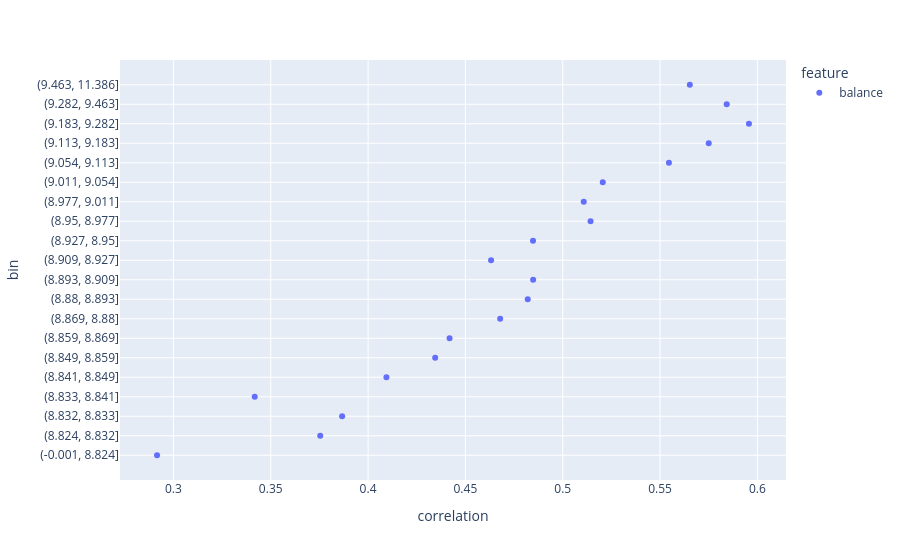
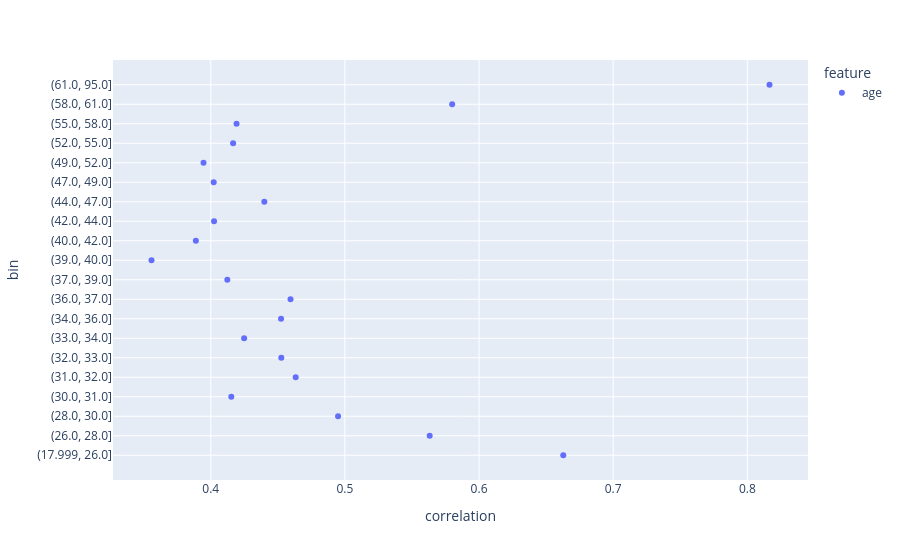

Source (notebook cell) for these figures, in order:
### Markdown cell above
#### 1️⃣ Najsilniejsze korelacje

| Feature                | Corr   | Interpretacja                                                                                                                           |
| ---------------------- | ------ | --------------------------------------------------------------------------------------------------------------------------------------- |
| `has_debt`             | -0.232 | Osoby z długiem mają mniejszą szansę na otwarcie depozytu → **silny confounder**                                                        |
| `was_contacted_before` | 0.231  | Najsilniejszy pozytywny efekt – kontakt w przeszłości zwiększa szansę na depozyt → **ważny predyktor, potencjalnie w propensity score** |
| `treatment`            | 0.223  | Bezpośredni efekt interwencji (czy był kontakt) → **właściwy treatment w analizie causal**                                              |

---

#### 2️⃣ Średnie korelacje

| Feature                               | Corr   | Interpretacja                                                                               |
| ------------------------------------- | ------ | ------------------------------------------------------------------------------------------- |
| `pdays`                               | 0.152  | Liczba dni od ostatniego kontaktu – efekt umiarkowany, logiczny mechanizm                   |
| `financial_stress`                    | -0.144 | Negatywny wpływ ryzyka finansowego → może być confounderem                                  |
| `previous` / `contact_intensity_past` | 0.140  | Historia kontaktów – proxy dla prawdopodobieństwa odpowiedzi → użyteczne w propensity score |
| `log_balance`                         | 0.110  | Wyższe saldo zwiększa szansę na depozyt, efekt umiarkowany                                  |
| `net_balance_indicator`               | 0.101  | Czy saldo dodatnie – słabszy efekt, ale sensowny                                            |

---

#### 3️⃣ Słabe korelacje (praktycznie zerowe)

| Feature           | Corr   |
| ----------------- | ------ |
| `balance_shifted` | 0.081  |
| `age_squared`     | 0.065  |
| `day`             | -0.056 |
| `age`             | 0.035  |
| `month_num`       | 0.029  |

➡ Wartość korelacji <0.1 oznacza, że **te cechy nie mają praktycznie żadnego liniowego związku z outcome**. W analizie causal nie będą ani confounderami, ani mocnymi predyktorami – chyba że mamy powód, żeby wprowadzić je jako **efekt nieliniowy** (np. w splines w modelach regresyjnych).

---

### 🔹 Wnioski dla causal analytics

1. **Silne korelacje (>0.2)** → `has_debt`, `was_contacted_before`, `treatment` → **kluczowe do modelu**.
2. **Średnie korelacje (0.1–0.2)** → `pdays`, `financial_stress`, `previous`, `contact_intensity_past`, `log_balance`, `net_balance_indicator` → **warto użyć, szczególnie jako confounders w propensity score lub regresji**.
3. **Słabe korelacje (<0.1)** → `age`, `day`, `month_num`, `balance_shifted` → można pominąć w prostych modelach causal, chyba że model dopuszcza nieliniowość lub interakcje.

### Code cell
for feature in ['balance_bin', 'age_bin']:
    df_plot = df.groupby(feature)['deposit_numeric'].mean().reset_index()
    df_plot.rename(columns={'deposit_numeric':'correlation'}, inplace=True)
    df_plot['feature'] = feature.replace('_bin', '')
    df_plot['bin'] = df_plot[feature]
    
    import plotly.express as px
    fig = px.scatter(df_plot, x='correlation', y='bin', color='feature', hover_data=['bin','correlation'])
    fig.show()

### Figure 1 — Plotly figure (JSON) as saved in the notebook; plotly's stock layout.template omitted (floating-point values rounded to 4 significant figures)
{"data": [{"hovertemplate": "feature=balance<br>correlation=%{x}<br>bin=%{y}<extra></extra>", "legendgroup": "balance", "marker": {"color": "#636efa", "symbol": "circle"}, "mode": "markers", "name": "balance", "orientation": "h", "showlegend": true, "type": "scatter", "x": [0.2916, 0.3754, 0.3867, 0.3418, 0.4094, 0.4345, 0.4419, 0.4679, 0.482, 0.4848, 0.4632, 0.4847, 0.5143, 0.5108, 0.5206, 0.5546, 0.575, 0.5957, 0.5842, 0.5653], "xaxis": "x", "y": ["(-0.001, 8.824]", "(8.824, 8.832]", "(8.832, 8.833]", "(8.833, 8.841]", "(8.841, 8.849]", "(8.849, 8.859]", "(8.859, 8.869]", "(8.869, 8.88]", "(8.88, 8.893]", "(8.893, 8.909]", "(8.909, 8.927]", "(8.927, 8.95]", "(8.95, 8.977]", "(8.977, 9.011]", "(9.011, 9.054]", "(9.054, 9.113]", "(9.113, 9.183]", "(9.183, 9.282]", "(9.282, 9.463]", "(9.463, 11.386]"], "yaxis": "y"}], "layout": {"legend": {"title": {"text": "feature"}, "tracegroupgap": 0}, "margin": {"t": 60}, "xaxis": {"anchor": "y", "domain": [0, 1], "title": {"text": "correlation"}}, "yaxis": {"anchor": "x", "domain": [0, 1], "title": {"text": "bin"}}}}

### Figure 2 — Plotly figure (JSON) as saved in the notebook; plotly's stock layout.template omitted (floating-point values rounded to 4 significant figures)
{"data": [{"hovertemplate": "feature=age<br>correlation=%{x}<br>bin=%{y}<extra></extra>", "legendgroup": "age", "marker": {"color": "#636efa", "symbol": "circle"}, "mode": "markers", "name": "age", "orientation": "h", "showlegend": true, "type": "scatter", "x": [0.6628, 0.5632, 0.4949, 0.4153, 0.4633, 0.4526, 0.4249, 0.4524, 0.4595, 0.4124, 0.3558, 0.3889, 0.4025, 0.4399, 0.4022, 0.3946, 0.4167, 0.4192, 0.58, 0.8165], "xaxis": "x", "y": ["(17.999, 26.0]", "(26.0, 28.0]", "(28.0, 30.0]", "(30.0, 31.0]", "(31.0, 32.0]", "(32.0, 33.0]", "(33.0, 34.0]", "(34.0, 36.0]", "(36.0, 37.0]", "(37.0, 39.0]", "(39.0, 40.0]", "(40.0, 42.0]", "(42.0, 44.0]", "(44.0, 47.0]", "(47.0, 49.0]", "(49.0, 52.0]", "(52.0, 55.0]", "(55.0, 58.0]", "(58.0, 61.0]", "(61.0, 95.0]"], "yaxis": "y"}], "layout": {"legend": {"title": {"text": "feature"}, "tracegroupgap": 0}, "margin": {"t": 60}, "xaxis": {"anchor": "y", "domain": [0, 1], "title": {"text": "correlation"}}, "yaxis": {"anchor": "x", "domain": [0, 1], "title": {"text": "bin"}}}}
